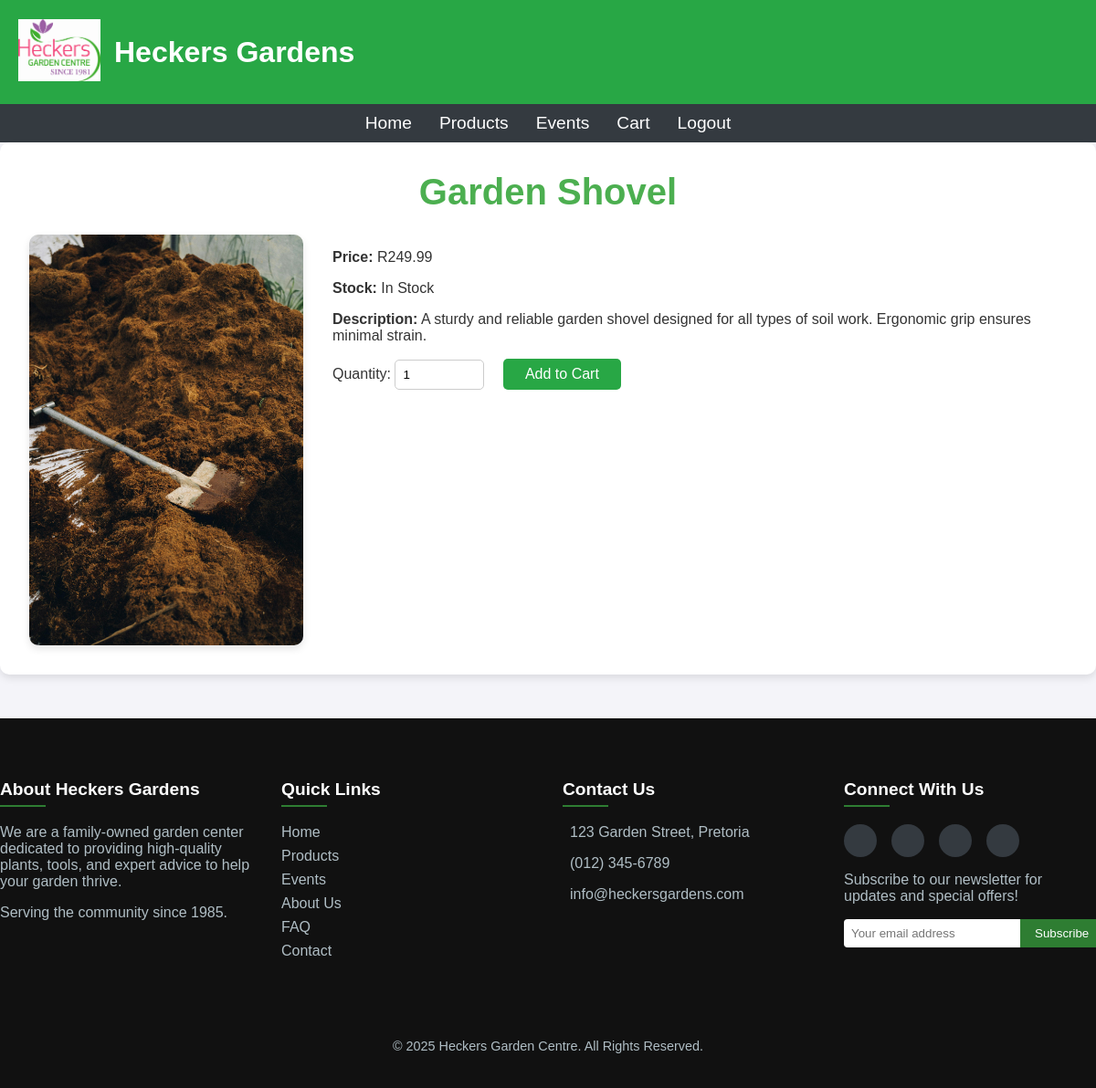
The app's page /views/product_details.php?product_id=21 (signed in) with its own data.
### tables this page shows
CREATE TABLE `product_description` (
  `description_id` int(11) NOT NULL,
  `product_id` int(11) NOT NULL,
  `detailed_description` text DEFAULT NULL,
  `image_url` varchar(255) DEFAULT NULL,
  `additional_info` text DEFAULT NULL,
  `created_at` datetime DEFAULT current_timestamp()
);

CREATE TABLE `products` (
  `product_id` int(11) NOT NULL,
  `name` varchar(255) NOT NULL,
  `description` text DEFAULT NULL,
  `price` decimal(10,2) NOT NULL,
  `stock` int(11) DEFAULT 0,
  `category_id` int(11) DEFAULT NULL,
  `created_at` timestamp NOT NULL DEFAULT current_timestamp()
);

### views/product_details.php (the view, shortened to what this page needs)
<?php
include '../includes/header.php';
include_once '../database/db_connect.php';
$product_id = isset($_GET['product_id']) ? (int)$_GET['product_id'] : 0;
$sql = "SELECT p.product_id, p.name, p.description, p.price, p.stock, d.detailed_description, d.image_url, d.additional_info
        FROM products p
        LEFT JOIN product_description d ON p.product_id = d.product_id
        WHERE p.product_id = ?";
$stmt = $conn->prepare($sql);
$stmt->bind_param("i", $product_id);
$stmt->execute();
$result = $stmt->get_result();
if ($result->num_rows > 0):
    $product = $result->fetch_assoc();
?>
<!DOCTYPE html>
<html lang="en">
<head>
    <link rel="stylesheet" href="../assets/css/product_details.css">
</head>
<body>
    <main class="product-details-page">
        <section class="product-details">
            <h1><?php echo htmlspecialchars($product['name']); ?></h1>
            <div class="product-info">
                <img src="<?php echo htmlspecialchars($product['image_url']); ?>" alt="<?php echo htmlspecialchars($product['name']); ?>" class="product-image">
                <div class="product-description">
                    <p><strong>Price:</strong> R<?php echo number_format($product['price'], 2); ?></p>
                    <p><strong>Stock:</strong> <?php echo $product['stock'] > 0 ? "In Stock" : "Out of Stock"; ?></p>
                    <p><strong>Description:</strong> <?php echo htmlspecialchars($product['detailed_description']); ?></p>
                    <?php if ($product['stock'] > 0): ?>
                        <form method="POST" action="" class="add-to-cart-form">
                            <label for="quantity">Quantity:</label>
                            <input type="number" id="quantity" name="quantity" min="1" max="<?php echo $product['stock']; ?>" value="1">
                            <button type="submit" name="add_to_cart" class="btn">Add to Cart</button>
                        </form>
                    <?php endif; ?>
                </div>
            </div>
        </section>
    </main>
</body>
</html>
<?php
else:
    echo "<p class='error-message'>Product not found.</p>";
endif;
include '../includes/footer.php';
?>

### assets/css/product_details.css (style rules this page uses)
body { font-family: 'Arial', sans-serif; margin: 0; padding: 0; background-color: #f4f4f9; color: #333; }
.product-details-page { padding: 2rem; max-width: 1200px; margin: 0 auto; background: #fff; border-radius: 10px; box-shadow: 0 4px 8px rgba(0, 0, 0, 0.1); }
.product-details h1 { font-size: 2.5rem; margin-bottom: 1rem; color: #4caf50; text-align: center; }
.product-info { display: flex; flex-wrap: wrap; gap: 2rem; margin-top: 1.5rem; }
.product-image { max-width: 300px; border-radius: 10px; box-shadow: 0 4px 8px rgba(0, 0, 0, 0.1); }
.product-description { flex: 1; }
.add-to-cart-form { margin-top: 1rem; }
.add-to-cart-form input[type="number"] { padding: 0.5rem; border: 1px solid #ccc; border-radius: 5px; width: 80px; }
.add-to-cart-form .btn { padding: 0.5rem 1.5rem; background: #28a745; color: #fff; border: none; border-radius: 5px; font-size: 1rem; cursor: pointer; margin-left: 1rem; }

### includes/header.php (style rules this page uses)
body { font-family: 'Arial', sans-serif; margin: 0; padding: 0; background-color: #f8f9fa; color: #333; }
h1 { font-size: 2rem; margin: 0; color: white; }

### records on screen
product_description: product.name "Garden Shovel", image_url (picture), product.price "249.99", detailed_description "A sturdy and reliable garden shovel designed for all types of soil work. Ergonomic grip ensures minimal strain."
